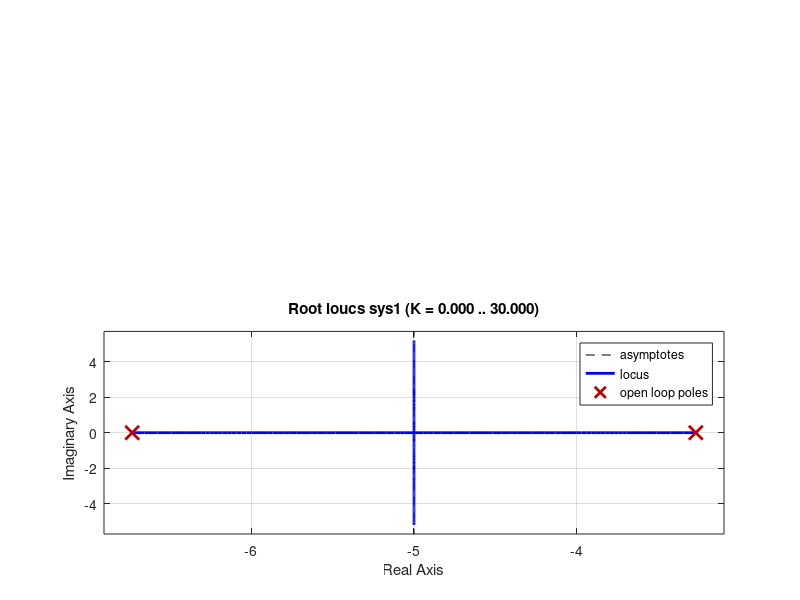
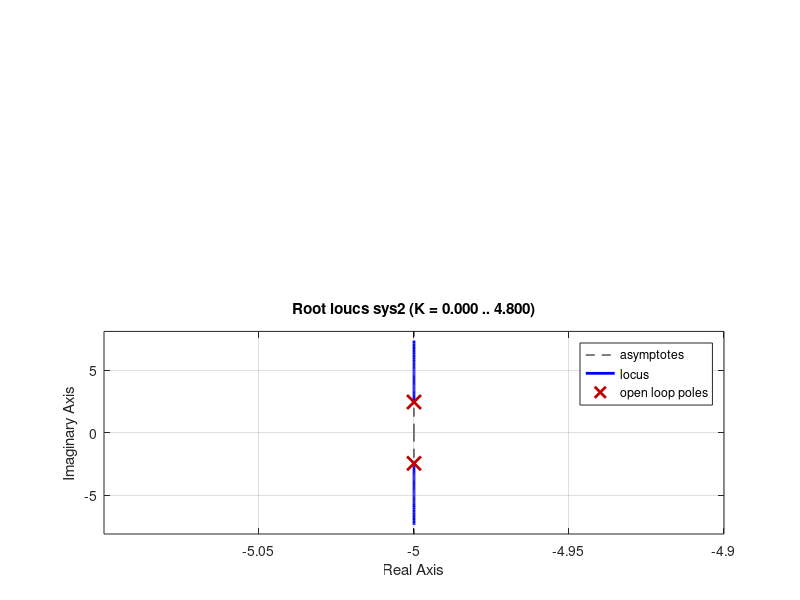
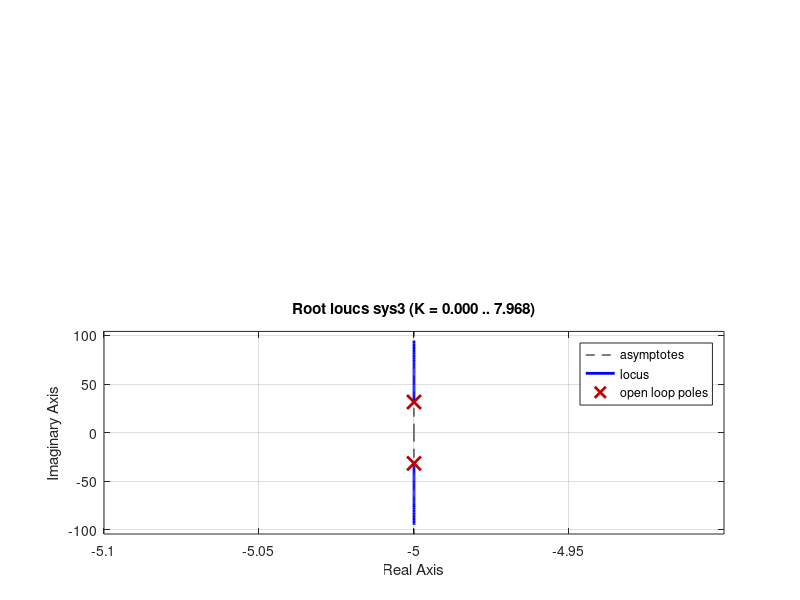

MATLAB code for these plots, in order:
%========================================================================%
%                           IN THE NAME OF GOD                           %
%                           PROJECT OF  MATLAB                           %
%                         BY: MOHAMMAD JAVAD ADEL                        %
%                               9621010042                               %
%                             DATE: 99/01/30                             %
%========================================================================%
clc                                                                      %
clear                                                                    %
close all                                                                %
%========================================================================%
K1=1;
sys11=K1*tf([1],[1 10 21]);
sys12=1;
sys1=feedback(sys11,sys12);
figure;
subplot(2,2,[1 2]);
step(sys1);
subplot(2,2,[3 4]);
rlocus(sys1);
%========================================================================%
K2=10;
sys21=K2*tf([1],[1 10 21]);
sys22=1;
sys2=feedback(sys21,sys22);
figure;
subplot(2,2,[1 2]);
step(sys2);
subplot(2,2,[3 4]);
rlocus(sys2);
%========================================================================%
K3=1000;
sys31=K3*tf([1],[1 10 21]);
sys32=1;
sys3=feedback(sys31,sys32);
figure;
subplot(2,2,[1 2]);
step(sys3);
subplot(2,2,[3 4]);
rlocus(sys3);
%========================================================================%




